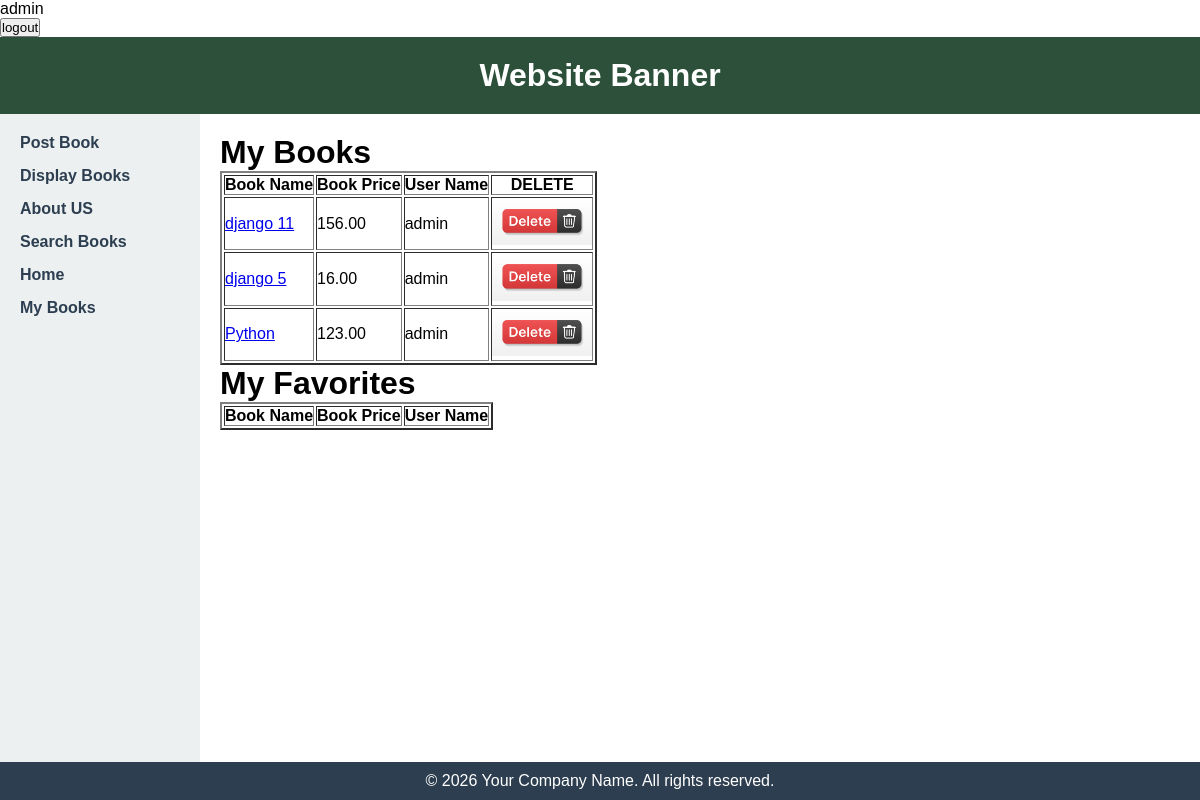
Page /mybooks (signed in) on the committed database.
### bookMng/models.py (models this page shows, shortened)
class MainMenu(models.Model):
    item = models.CharField(max_length=300, unique=True)
    link = models.CharField(max_length=300, unique=True)

class Book(models.Model):
    name = models.CharField(max_length=200)
    web = models.URLField(max_length=300)
    price = models.DecimalField(decimal_places=2, max_digits=8)
    publishdate = models.DateField(auto_now=True)
    picture = models.FileField(upload_to='bookEx/static/uploads')
    pic_path = models.CharField(max_length=300, editable=False, blank=True)
    username = models.ForeignKey(User, blank=True, null=True, on_delete=models.CASCADE)

### bookMng/views.py (the view)
# urls.py: path('mybooks', views.mybooks, name='mybooks'),
def mybooks(request):
    books = Book.objects.filter(username=request.user)
    for b in books:
        b.pic_path = b.picture.url[14:]
    return render(request,
                  'bookMng/mybooks.html',
                  {
                      'item_list': MainMenu.objects.all(),
                      'books': books,
                      'favorites': Book.objects.filter(favorite__user=request.user),
                  })

### bookEx/templates/bookMng/mybooks.html (shortened to what this page needs)
{% extends "base.html" %}
{% load static %}
{% block sidenav %}
   {% for item in item_list %}
      <li>
        <a href="{{ item.link }}">  {{ item.item }} </a>
      </li>
   {% endfor %}
{% endblock sidenav %}
{% block content %}
   <h1>My Books</h1>
   <table border="2" >
      <tr>
          <th>
              Book Name
          </th>
          <th>
              Book Price
          </th>
          <th>
              User Name
          </th>
          <th>
              DELETE
          </th>
      </tr>
   {% for book in books %}
       <tr>
         <td>
               <a href="book_detail/{{ book.id }}">  {{ book.name }} </a>
         </td>
         <td>
            {{ book.price }}
         </td>
          <td>
            {{ book.username }}
         </td>
         <td>
               <a href="book_delete/{{ book.id }}">
                   <img src="{% static 'delete_button.jpg' %}" width="100" />
               </a>
         </td>
      </tr>
   {% endfor %}
   </table>
   <h1>My Favorites</h1>
   <table border="2" >
      <tr>
          <th>
              Book Name
          </th>
          <th>
              Book Price
          </th>
          <th>
              User Name
          </th>
      </tr>
   </table>
{% endblock content %}

### bookEx/templates/base.html (shortened to what this page needs)
{% load static %}
<!DOCTYPE html>
<html lang="en">
<head>
    <link href="{% static 'main.css' %}" rel="stylesheet" type="text/css">
</head>
<body>
    <span style="float: right;">
            {% if user.is_authenticated %}
               {{ user.username}}
               <form action="{% url 'logout' %}?next=/" method="post">
                   <button type="submit">logout</button>
               </form>
            {% else %}
               Not Logged in
               <a href="{% url 'login' %}?next=/">login</a>
            {% endif %}
    </span>
    <header class="banner">
        <h1>Website Banner</h1>
    </header>
    <div class="container">
        <nav class="sidebar">
            <ul>
                {% block sidenav %}{% endblock sidenav %}
            </ul>
        </nav>
        <main class="content">
            {% block content %}{% endblock content %}
        </main>
    </div>
    <footer class="footer">
        <p>&copy; 2026 Your Company Name. All rights reserved.</p>
    </footer>
</body>
</html>

### bookEx/static/main.css (style rules this page uses)
* { margin: 0; padding: 0; box-sizing: border-box; }
body { font-family: Arial, sans-serif; min-height: 100vh; display: flex; flex-direction: column; }
.banner { background-color: #2c5039; color: white; padding: 20px; text-align: center; }
.container { flex: 1; display: flex; }
.sidebar { width: 200px; background-color: #ecf0f1; padding: 20px; }
.sidebar ul { list-style: none; }
.sidebar li { margin-bottom: 15px; }
.sidebar a { text-decoration: none; color: #2c3e50; font-weight: bold; }
.content { flex: 1; padding: 20px; background-color: #ffffff; }
.footer { background-color: #2c3e50; color: white; text-align: center; padding: 10px; }

### rows in the picture
MainMenu: item "Post Book"
MainMenu: item "Display Books"
MainMenu: item "About US"
MainMenu: item "Search Books"
MainMenu: item "Home"
MainMenu: item "My Books"
Book: name "django 11", price "156.00", username "admin"
Book: name "django 5", price "16.00", username "admin"
Book: name "Python", price "123.00", username "admin"

### other values in the picture
{{ user.username }} "admin"
